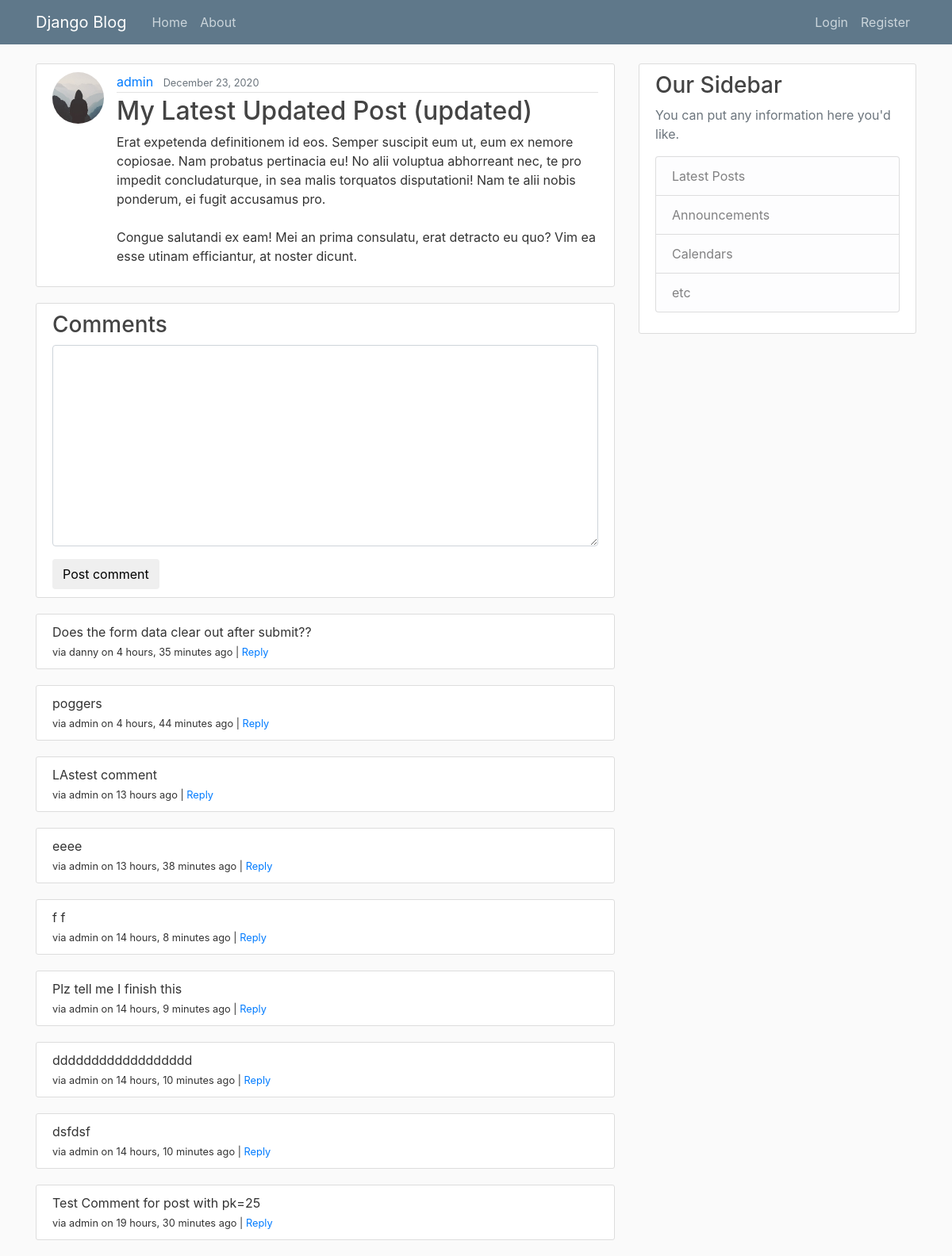
Page /post/25/ on the committed database.
### blog/models.py (models this page shows, shortened)
class Post(models.Model):
    class PostObjects(models.Manager):
        def get_queryset(self):
            return super().get_queryset().filter(date_posted__lte=timezone.now())
    author = models.ForeignKey(User, on_delete=models.CASCADE, default=1)
    title = models.CharField(max_length=100)
    content = models.TextField()
    date_posted = models.DateTimeField(default=timezone.now)
    @property
    def comments(self):
        instance = self
        qs = Comment.objects.filter_by_instance(instance)
        return qs
    @property
    def get_content_type(self):
        instance = self
        content_type = ContentType.objects.get_for_model(instance.__class__)
        return content_type

### users/models.py (models this page shows, shortened)
class Profile(models.Model):
    user = models.OneToOneField(User, on_delete=models.CASCADE)
    image = models.ImageField(default='default.jpg', upload_to='profile_pics')

### comments/models.py (models this page shows, shortened)
class Comment(models.Model):
    author = models.ForeignKey(User, on_delete=models.CASCADE, default=1)
    content_type = models.ForeignKey(ContentType, on_delete=models.CASCADE)
    object_id = models.PositiveIntegerField()
    content_object = GenericForeignKey('content_type', 'object_id')
    parent = models.ForeignKey("self", null=True, blank=True, on_delete=models.CASCADE)
    content = models.TextField()
    timestamp = models.DateTimeField(default=timezone.now)
    objects = CommentManager()
    class Meta:
        ordering = ['-timestamp']
    def children(self): #replies
        return Comment.objects.filter(parent=self)

### blog/views.py (the view, shortened to what this page needs)
# urls.py: path('post/<int:pk>/', PostDetailView.as_view(), name='post-detail'),
class PostDetailView(View):
    def get(self, request, *args, **kwargs):
        view = PostDetailGetView.as_view()
        return view(request, *args, **kwargs)

### comments/forms.py
class CommentForm(forms.Form):
    content_type = forms.CharField(widget=forms.HiddenInput)
    object_id = forms.IntegerField(widget=forms.HiddenInput)
    content = forms.CharField(label='', widget=forms.Textarea)

### blog/views.py (called while the page is built)
    def get_context_data(self, **kwargs):
        context = super().get_context_data(**kwargs)
        instance = self.get_object()
        comments = instance.comments
        context['comments'] = comments
        initial_data = {
            'content_type': instance.get_content_type,
            'object_id': instance.id
            }
        comment_form = CommentForm(self.request.POST or None, initial=initial_data)
        context['comment_form'] = comment_form
        return context

### comments/models.py (called while the page is built)
    def filter_by_instance(self, instance):
        content_type = ContentType.objects.get_for_model(instance.__class__)
        obj_id = instance.id
        qs = super(CommentManager, self).filter(content_type=content_type, object_id=obj_id).filter(parent=None)
        return qs

### blog/templates/blog/post_detail.html (shortened to what this page needs)
{% extends "blog/base.html" %}
{% load crispy_forms_tags %}
{% block content %}
  <article class="media content-section">
    <img class="rounded-circle article-img" src="{{ post.author.profile.image.url }}">
    <div class="media-body">
      <div class="article-metadata">
        <a class="mr-2" href="{% url 'user-posts' post.author.username %}">{{ post.author }}</a>
        <small class="text-muted">{{ post.date_posted|date:"F d, Y" }}</small>
      </div>
      <h2 class="article-title" >{{ post.title }}</h2>
      <p class="article-content">{{ post.content }}</p>
    </div>
  </article>
<article class="media content-section">
  <div class="media-body">
    <h3>Comments</h3>
    <form method="post" action="">
      {{ comment_form|crispy }}
      <input type="submit" value="Post comment" class="btn btn-default">
    </form>
  </div>
</article>
{% for comment in comments %}
  <article class="media content-section">
      <div class="media-body">
        {{ comment.content }}
        <br>
        <small>via {{ comment.author }} on {{ comment.timestamp|timesince }} ago |  <a class="comment-reply-btn" href="#">Reply</a></small>
      </div>
  </article>
{% endfor %}
{% endblock content %}

### blog/static/blog/main.css (style rules this page uses)
body { background: #fafafa; color: #333333; margin-top: 5rem; }
h1, h2, h3, h4, h5, h6 { color: #444444; }
.content-section { background: #ffffff; padding: 10px 20px; border: 1px solid #dddddd; border-radius: 3px; margin-bottom: 20px; }
.article-title { color: #444444; }
.article-content { white-space: pre-line; }
.article-img { height: 65px; width: 65px; margin-right: 16px; }
.article-metadata { padding-bottom: 1px; margin-bottom: 4px; border-bottom: 1px solid #e3e3e3 }

### rows in the picture
Post: author.profile.image (placeholder picture), author "admin", date_posted "December 23, 2020", title "My Latest Updated Post (updated)", content "Erat expetenda definitionem id eos. Semper suscipit eum ut, eum ex nemore copiosae. Nam probatus pertinacia eu! No alii voluptua abhorreant nec, te pro impedit concludaturque, in sea malis torquatos disputationi! Nam te alii nobis ponderum, ei fugit accusamus pro. Congue salutandi ex eam! Mei an prima consulatu, erat detracto eu quo? Vim ea esse utinam efficiantur, at noster dicunt."
Comment: content "Does the form data clear out after submit??", author "danny", timestamp "4 hours, 35 minutes"
Comment: content "poggers", author "admin", timestamp "4 hours, 44 minutes"
Comment: content "LAstest comment", author "admin", timestamp "13 hours"
Comment: content "eeee", author "admin", timestamp "13 hours, 38 minutes"
Comment: content "f f", author "admin", timestamp "14 hours, 8 minutes"
Comment: content "Plz tell me I finish this", author "admin", timestamp "14 hours, 9 minutes"
Comment: content "dddddddddddddddddd", author "admin", timestamp "14 hours, 10 minutes"
Comment: content "dsfdsf", author "admin", timestamp "14 hours, 10 minutes"
Comment: content "Test Comment for post with pk=25", author "admin", timestamp "19 hours, 30 minutes"
